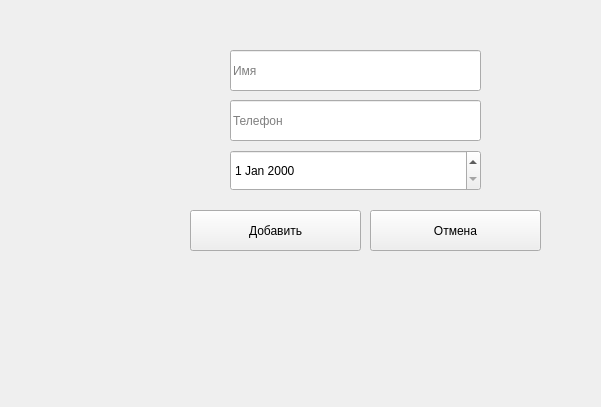
<?xml version="1.0" encoding="UTF-8"?>
<ui version="4.0">
 <class>Form</class>
 <widget class="QWidget" name="Form">
  <property name="geometry">
   <rect>
    <x>0</x>
    <y>0</y>
    <width>601</width>
    <height>407</height>
   </rect>
  </property>
  <property name="windowTitle">
   <string>Form</string>
  </property>
  <widget class="QWidget" name="widget" native="true">
   <property name="geometry">
    <rect>
     <x>10</x>
     <y>10</y>
     <width>700</width>
     <height>380</height>
    </rect>
   </property>
   <property name="minimumSize">
    <size>
     <width>700</width>
     <height>380</height>
    </size>
   </property>
   <widget class="QLineEdit" name="lineEdit">
    <property name="geometry">
     <rect>
      <x>220</x>
      <y>40</y>
      <width>251</width>
      <height>41</height>
     </rect>
    </property>
    <property name="inputMask">
     <string/>
    </property>
    <property name="placeholderText">
     <string>Имя</string>
    </property>
   </widget>
   <widget class="QLineEdit" name="lineEdit_2">
    <property name="geometry">
     <rect>
      <x>220</x>
      <y>90</y>
      <width>251</width>
      <height>41</height>
     </rect>
    </property>
    <property name="placeholderText">
     <string>Телефон</string>
    </property>
   </widget>
   <widget class="QDateEdit" name="dateEdit">
    <property name="geometry">
     <rect>
      <x>220</x>
      <y>140</y>
      <width>251</width>
      <height>41</height>
     </rect>
    </property>
   </widget>
   <widget class="QPushButton" name="pushButton">
    <property name="geometry">
     <rect>
      <x>180</x>
      <y>200</y>
      <width>171</width>
      <height>41</height>
     </rect>
    </property>
    <property name="text">
     <string>Добавить</string>
    </property>
   </widget>
   <widget class="QPushButton" name="pushButton_2">
    <property name="geometry">
     <rect>
      <x>360</x>
      <y>200</y>
      <width>171</width>
      <height>41</height>
     </rect>
    </property>
    <property name="text">
     <string>Отмена</string>
    </property>
   </widget>
   <widget class="QLabel" name="label">
    <property name="geometry">
     <rect>
      <x>180</x>
      <y>250</y>
      <width>351</width>
      <height>41</height>
     </rect>
    </property>
    <property name="text">
     <string/>
    </property>
    <property name="alignment">
     <set>Qt::AlignCenter</set>
    </property>
   </widget>
  </widget>
 </widget>
 <resources/>
 <connections/>
</ui>
